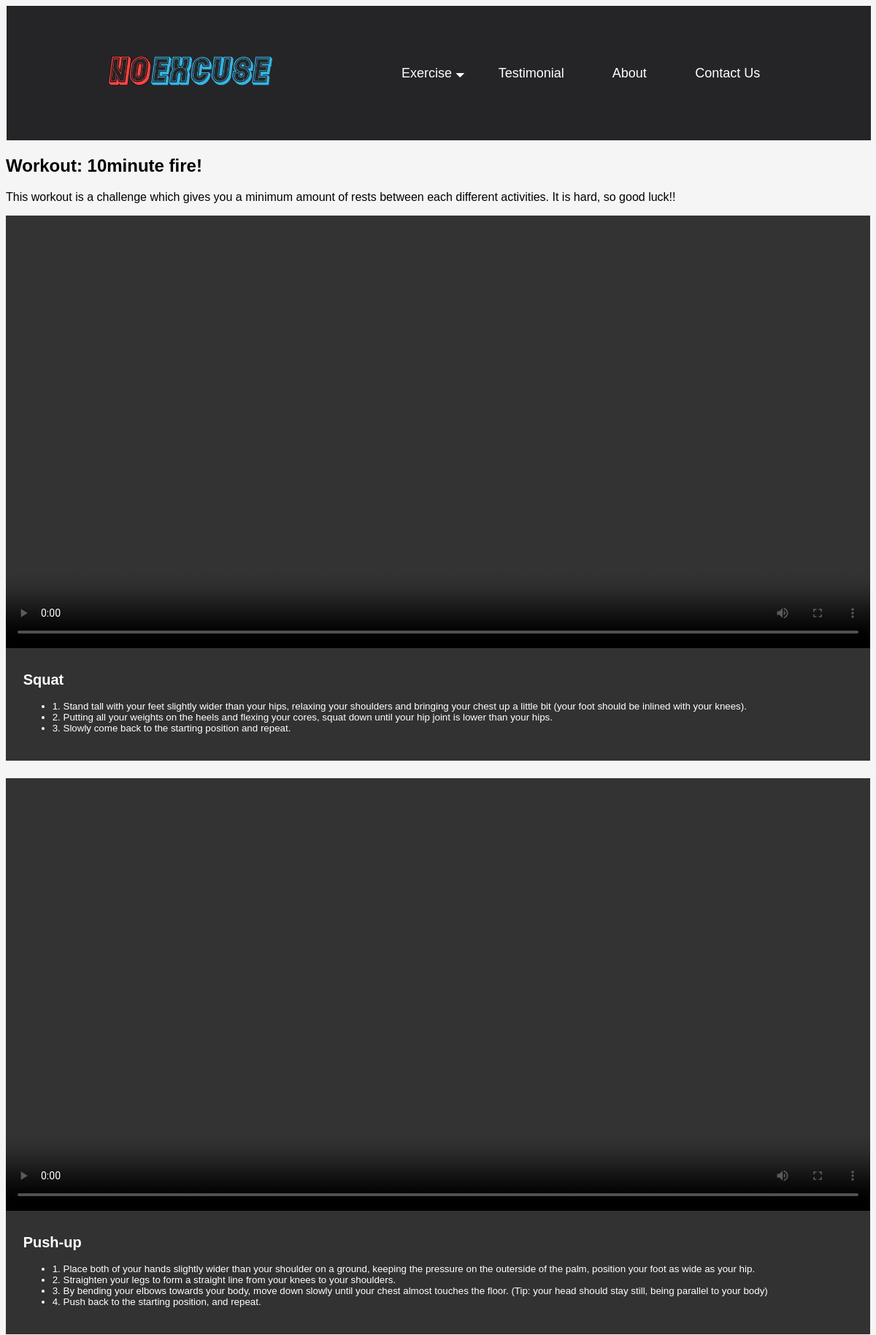
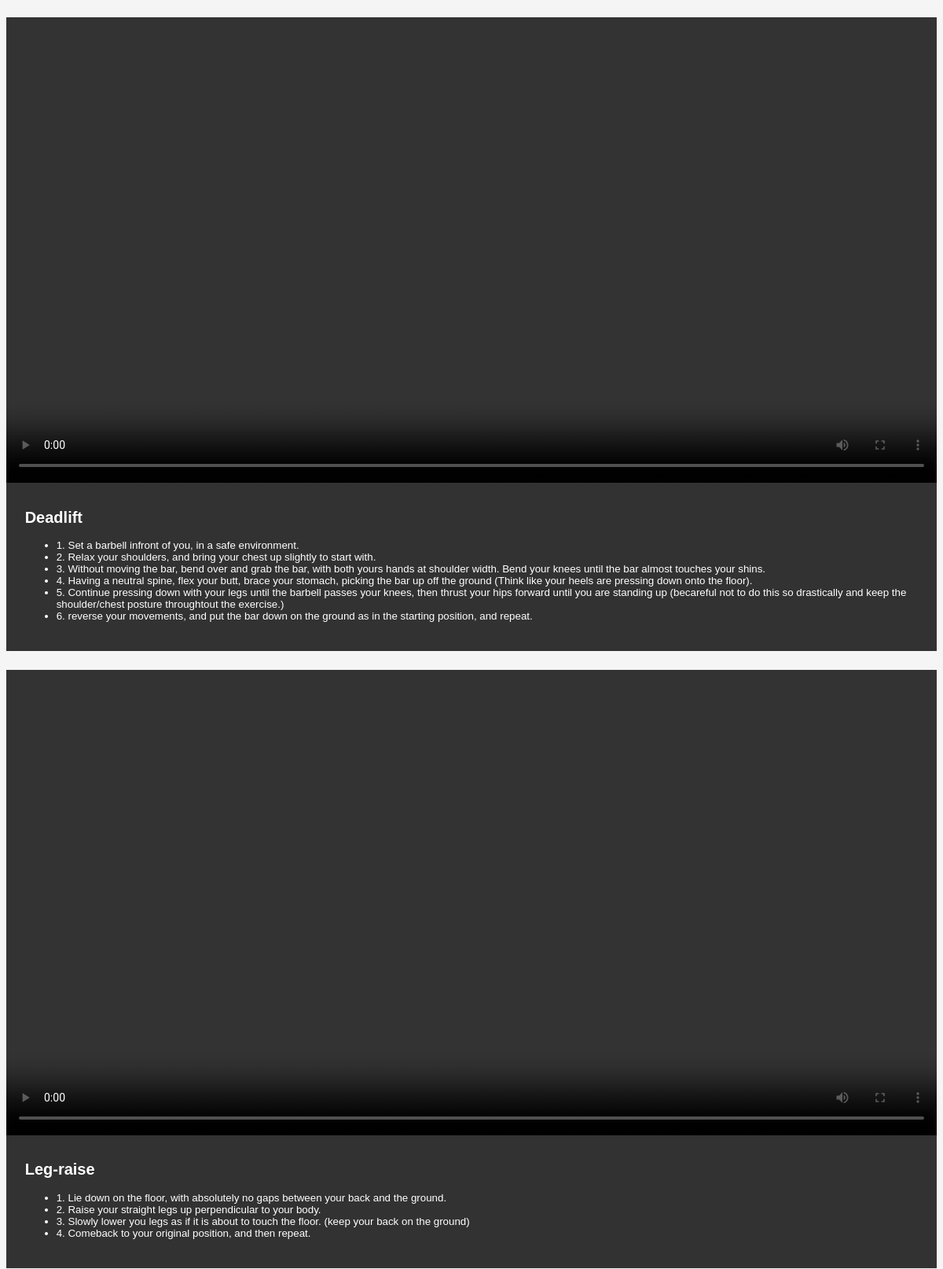
Page /exercisenow/6 (upper part) on the committed database (2 pictures, top to bottom).
### tables this page shows
CREATE TABLE Routine (id INTEGER PRIMARY KEY AUTOINCREMENT, name TEXT, decscription TEXT);

CREATE TABLE ExerciseRoutine (Routine INTEGER REFERENCES Routine (id), Exercise INTEGER REFERENCES Exercise (id), reps INTEGER, sets INTEGER, term INTEGER);

CREATE TABLE Exercise (id INTEGER PRIMARY KEY AUTOINCREMENT, name TEXT, weight INTEGER, description TEXT);

### app.py (the view)
@app.route('/exercisenow/<int:id>')
def exercisenow(id):
    exercisenow = sqlite_conn('database.db', 'SELECT Exercise.name, ExerciseRoutine.reps, ExerciseRoutine.sets, ExerciseRoutine.term, Exercise.description FROM ExerciseRoutine INNER JOIN Exercise ON ExerciseRoutine.Exercise=Exercise.id WHERE ExerciseRoutine.Routine= (SELECT id FROM Routine WHERE id = {})'.format(id))
    description = sqlite_conn('database.db', 'SELECT Routine.decscription FROM Routine WHERE id == {};'.format(id), True)
    return render_template('exercisenow.html', exercisenow=exercisenow, description=description[0])

### app.py (called while the page is built)
def sqlite_conn(database, query, single=False):
    conn = sqlite3.connect(database)
    cur = conn.cursor()
    cur.execute(query)
    results = cur.fetchone() if single else cur.fetchall()
    conn.close()
    return results

### templates/exercisenow.html (shortened to what this page needs)
{% extends 'layout.html' %}
{% block content %}
<div class="exercise_layout">
    {{description|safe}}
    {% for exercise in exercisenow %}
    <div class="exercise_layout_element">
        <div class="exercise_layout_element_vid">
            <video controls><source src="/static/Exercise_Video/{{exercise[0]}}.mp4" type="video/mp4"></video>
        </div>
        <div class="exercise_layout_element_text">
            <div class="exercise_layout_element_text_desc">
                <p>{{exercise[4]|safe}} </p>
            </div>
        </div>
    </div>
    {% endfor %}
</div>
{% endblock %}

### static/css/style.css (style rules this page uses)
html { box-sizing: border-box; margin: 0; padding: 0; background-color:whitesmoke; font-family: Verdana, Tahoma, sans-serif; }
.exercise_layout { overflow: auto; width: 90%; height: auto; margin: 0 0 0 5%; }
.exercise_layout_element { display: flex; max-height: 600px; }
.exercise_layout_element_text { width: 30%; float: left; height: auto; background-color: rgb(50, 50, 50); margin-bottom: 1.25%; font-size: smaller; padding: 5%; color: white; }
.exercise_layout_element_text_desc { width: 100%; height: 100%; justify-content: center; overflow: auto; }
.exercise_layout_element_vid { width:60%; float: left; height: auto; margin-bottom: 1%; }
.exercise_layout video { width: 100%; }
.gridview_layout *, .gridview_layout *::after, *::before { margin: 0; padding: 0; box-sizing: border-box; font-family: Verdana, Tahoma, sans-serif; }
@media screen and (max-width : 1550px) { .exercise_layout_element_text { width: 38%; padding: 1%; } }
@media screen and (max-width : 1200px) { .exercise_layout_element_text { width: 96%; margin: 0 0 2% 0; padding: 2%; } }
@media screen and (max-width : 1200px) { .exercise_layout_element { display: block; } }
@media screen and (max-width : 1200px) { .exercise_layout_element_vid { width: 100%; margin-bottom: -1%; } }
@media screen and (max-width : 1200px) { .exercise_layout { width: 100%; margin: 0; } }

### rows in the picture
Routine: decscription "Workout: 10minute fire! This workout is a challenge which gives you a minimum amount of rests between each different activities. It is hard, so good luck!!"
ExerciseRoutine: description "Squat 1. Stand tall with your feet slightly wider than your hips, relaxing your shoulders and bringing your chest up a little bit (your foot should be inlined with your knees). 2. Putting all your weights on the heels and flexing your cores, squat down until your hip joint is lower than your hips. 3. Slowly come back to the starting position and repeat."
ExerciseRoutine: description "Push-up 1. Place both of your hands slightly wider than your shoulder on a ground, keeping the pressure on the outerside of the palm, position your foot as wide as your hip. 2. Straighten your legs to form a straight line from your knees to your shoulders. 3. By bending your elbows towards your body, move down slowly until your chest almost touches the floor. (Tip: your head should stay still, being parallel to your body) 4. Push back to the starting position, and repeat."
ExerciseRoutine: description "Deadlift 1. Set a barbell infront of you, in a safe environment. 2. Relax your shoulders, and bring your chest up slightly to start with. 3. Without moving the bar, bend over and grab the bar, with both yours hands at shoulder width. Bend your knees until the bar almost touches your shins. 4. Having a neutral spine, flex your butt, brace your stomach, picking the bar up off the ground (Think like your heels are pressing down onto the floor). 5. Continue pressing down with your legs until the barbell passes your knees, then thrust your hips forward until you are standing up (becareful not to do this so drastically and keep the shoulder/chest posture throughtout the exercise.) 6. reverse your…"
ExerciseRoutine: description "Leg-raise 1. Lie down on the floor, with absolutely no gaps between your back and the ground. 2. Raise your straight legs up perpendicular to your body. 3. Slowly lower you legs as if it is about to touch the floor. (keep your back on the ground) 4. Comeback to your original position, and then repeat."
